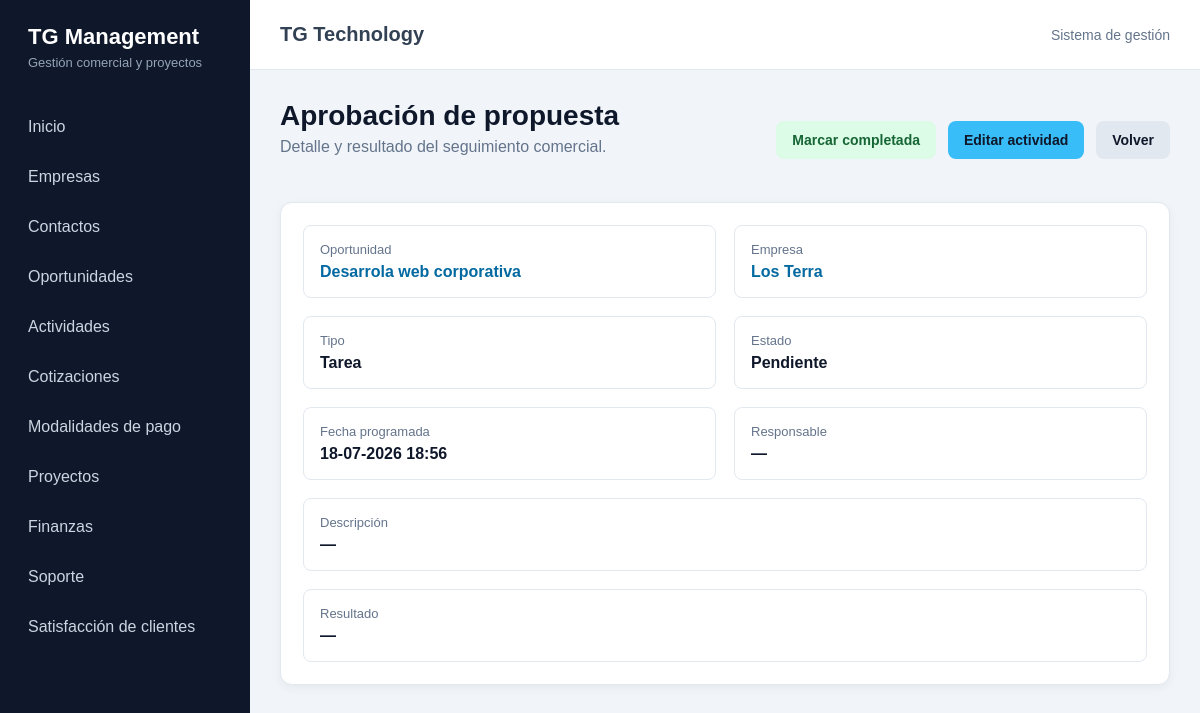
The page /crm/actividades/3/ on the database its author committed.
### crm/models.py (models this page shows, shortened)
class Actividad(models.Model):
    class TipoActividad(models.TextChoices):
        LLAMADA = "LLAMADA", "Llamada"
        CORREO = "CORREO", "Correo electrónico"
        REUNION = "REUNION", "Reunión"
        TAREA = "TAREA", "Tarea"
        WHATSAPP = "WHATSAPP", "WhatsApp"
        OTRO = "OTRO", "Otro"
    class EstadoActividad(models.TextChoices):
        PENDIENTE = "PENDIENTE", "Pendiente"
        COMPLETADA = "COMPLETADA", "Completada"
        CANCELADA = "CANCELADA", "Cancelada"
    oportunidad = models.ForeignKey(
        Oportunidad,
        verbose_name="Oportunidad",
        on_delete=models.CASCADE,
        related_name="actividades",
    )
    tipo = models.CharField(
        "Tipo de actividad",
        max_length=20,
        choices=TipoActividad.choices,
        default=TipoActividad.TAREA,
    )
    asunto = models.CharField(
        "Asunto",
        max_length=200,
    )
    descripcion = models.TextField(
        "Descripción",
        blank=True,
    )
    fecha_programada = models.DateTimeField(
        "Fecha programada",
    )
    estado = models.CharField(
        "Estado",
        max_length=20,
        choices=EstadoActividad.choices,
        default=EstadoActividad.PENDIENTE,
    )
    responsable = models.ForeignKey(
        settings.AUTH_USER_MODEL,
        verbose_name="Responsable",
        on_delete=models.SET_NULL,
        null=True,
        blank=True,
        related_name="actividades_asignadas",
    )
    resultado = models.TextField(
        "Resultado",
        blank=True,
    )
    fecha_creacion = models.DateTimeField(
        "Fecha de creación",
        auto_now_add=True,
    )
    fecha_actualizacion = models.DateTimeField(
        "Última actualización",
        auto_now=True,
    )
    class Meta:
        verbose_name = "Actividad"
        verbose_name_plural = "Actividades"
        ordering = ["fecha_programada","-fecha_creacion",]

class Oportunidad(models.Model):
    class Etapa(models.TextChoices):
        NUEVA = "NUEVA", "Nueva"
        CONTACTADA = "CONTACTADA", "Contactada"
        REQUERIMIENTOS = "REQUERIMIENTOS", "Levantamiento de requerimientos"
        PROPUESTA = "PROPUESTA", "Propuesta enviada"
        NEGOCIACION = "NEGOCIACION", "Negociación"
        GANADA = "GANADA", "Ganada"
        PERDIDA = "PERDIDA", "Perdida"
        PAUSADA = "PAUSADA", "Pausada"
    class Prioridad(models.TextChoices):
        BAJA = "BAJA", "Baja"
        MEDIA = "MEDIA", "Media"
        ALTA = "ALTA", "Alta"
        URGENTE = "URGENTE", "Urgente"
    titulo = models.CharField(
        "Nombre de la oportunidad",
        max_length=200,
    )
    empresa = models.ForeignKey(
        Empresa,
        verbose_name="Empresa",
        on_delete=models.PROTECT,
        related_name="oportunidades",
    )
    contacto = models.ForeignKey(
        Contacto,
        verbose_name="Contacto",
        on_delete=models.SET_NULL,
        null=True,
        blank=True,
        related_name="oportunidades",
    )
    descripcion = models.TextField(
        "Descripción",
        blank=True,
    )
    servicio_interes = models.CharField(
        "Servicio de interés",
        max_length=150,
        blank=True,
    )
    etapa = models.CharField(
        "Etapa",
        max_length=30,
        choices=Etapa.choices,
        default=Etapa.NUEVA,
    )
    prioridad = models.CharField(
        "Prioridad",
        max_length=20,
        choices=Prioridad.choices,
        default=Prioridad.MEDIA,
    )
    valor_estimado = models.DecimalField(
        "Valor estimado",
        max_digits=14,
        decimal_places=2,
        default=0,
    )
    probabilidad = models.PositiveSmallIntegerField(
        "Probabilidad de cierre (%)",
        default=10,
    )
    fecha_estimada_cierre = models.DateField(
        "Fecha estimada de cierre",
        null=True,
        blank=True,
    )
    motivo_perdida = models.TextField(
        "Motivo de pérdida",
        blank=True,
    )
    responsable = models.ForeignKey(
        settings.AUTH_USER_MODEL,
        verbose_name="Responsable",
        on_delete=models.SET_NULL,
        null=True,
        blank=True,
        related_name="oportunidades_asignadas",
    )
    fecha_creacion = models.DateTimeField(
        "Fecha de creación",
        auto_now_add=True,
    )
    fecha_actualizacion = models.DateTimeField(
        "Última actualización",
        auto_now=True,
    )
    class Meta:
        verbose_name = "Oportunidad"
        verbose_name_plural = "Oportunidades"
        ordering = ["-fecha_creacion"]

class Empresa(models.Model):
    class TipoEmpresa(models.TextChoices):
        PROSPECTO = "PROSPECTO", "Prospecto"
        CLIENTE = "CLIENTE", "Cliente"
        PROVEEDOR = "PROVEEDOR", "Proveedor"
        PARTNER = "PARTNER", "Partner"
    class EstadoEmpresa(models.TextChoices):
        ACTIVA = "ACTIVA", "Activa"
        INACTIVA = "INACTIVA", "Inactiva"
    razon_social = models.CharField(
        "Razón social",
        max_length=200,
    )
    nombre_fantasia = models.CharField(
        "Nombre de fantasía",
        max_length=200,
        blank=True,
    )
    rut = models.CharField(
        "RUT",
        max_length=20,
        blank=True,
        unique=True,
        null=True,
    )
    tipo = models.CharField(
        "Tipo de empresa",
        max_length=20,
        choices=TipoEmpresa.choices,
        default=TipoEmpresa.PROSPECTO,
    )
    rubro = models.CharField(
        "Rubro",
        max_length=150,
        blank=True,
    )
    sitio_web = models.URLField(
        "Sitio web",
        blank=True,
    )
    telefono = models.CharField(
        "Teléfono",
        max_length=30,
        blank=True,
    )
    email = models.EmailField(
        "Correo electrónico",
        blank=True,
    )
    direccion = models.CharField(
        "Dirección",
        max_length=250,
        blank=True,
    )
    comuna = models.CharField(
        "Comuna",
        max_length=100,
        blank=True,
    )
    region = models.CharField(
        "Región",
        max_length=100,
        blank=True,
    )
    estado = models.CharField(
        "Estado",
        max_length=20,
        choices=EstadoEmpresa.choices,
        default=EstadoEmpresa.ACTIVA,
    )
    observaciones = models.TextField(
        "Observaciones",
        blank=True,
    )
    creado_por = models.ForeignKey(
        settings.AUTH_USER_MODEL,
        verbose_name="Creado por",
        on_delete=models.SET_NULL,
        null=True,
        blank=True,
        related_name="empresas_creadas",
    )
    fecha_creacion = models.DateTimeField(
        "Fecha de creación",
        auto_now_add=True,
    )
    fecha_actualizacion = models.DateTimeField(
        "Última actualización",
        auto_now=True,
    )
    class Meta:
        verbose_name = "Empresa"
        verbose_name_plural = "Empresas"
        ordering = ["razon_social"]
    def __str__(self):
        return self.nombre_fantasia or self.razon_social

### crm/views.py (the view)
def actividad_detalle(request, pk):
    actividad = get_object_or_404(
        Actividad.objects.select_related(
            "oportunidad",
            "oportunidad__empresa",
            "oportunidad__contacto",
            "responsable",
        ),
        pk=pk,
    )
    contexto = {
        "actividad": actividad,
    }
    return render(
        request,
        "crm/actividad_detalle.html",
        contexto,
    )

### crm/templates/crm/actividad_detalle.html (shortened to what this page needs)
{% extends "core/base.html" %}
{% block content %}
    <div class="acciones">
        <div class="encabezado-pagina">
            <h1>{{ actividad.asunto }}</h1>
            <p>
                Detalle y resultado del seguimiento comercial.
            </p>
        </div>
        <div class="grupo-botones">
            {% if actividad.estado != "Completada" %}
                <form
                    method="post"
                    action="{% url 'crm:actividad_completar' actividad.pk %}"
                    class="formulario-inline"
                >
                    <button
                        type="submit"
                        class="boton boton-exito"
                    >
                        Marcar completada
                    </button>
                </form>
            {% endif %}
            <a
                href="{% url 'crm:actividad_editar' actividad.pk %}"
                class="boton"
            >
                Editar actividad
            </a>
            <a
                href="{% url 'crm:actividad_lista' %}"
                class="boton boton-secundario"
            >
                Volver
            </a>
        </div>
    </div>
    <div class="panel">
        <div class="detalle-grid">
            <div class="detalle-item">
                <p>Oportunidad</p>
                <strong>
                    <a
                        href="{% url 'crm:oportunidad_detalle' actividad.oportunidad.pk %}"
                        class="enlace-tabla"
                    >
                        {{ actividad.oportunidad.titulo }}
                    </a>
                </strong>
            </div>
            <div class="detalle-item">
                <p>Empresa</p>
                <strong>
                    <a
                        href="{% url 'crm:empresa_detalle' actividad.oportunidad.empresa.pk %}"
                        class="enlace-tabla"
                    >
                        {{ actividad.oportunidad.empresa }}
                    </a>
                </strong>
            </div>
            <div class="detalle-item">
                <p>Tipo</p>
                <strong>{{ actividad.get_tipo_display }}</strong>
            </div>
            <div class="detalle-item">
                <p>Estado</p>
                <strong>{{ actividad.get_estado_display }}</strong>
            </div>
            <div class="detalle-item">
                <p>Fecha programada</p>
                <strong>
                    {{ actividad.fecha_programada|date:"d-m-Y H:i" }}
                </strong>
            </div>
            <div class="detalle-item">
                <p>Responsable</p>
                <strong>
                    {{ actividad.responsable|default:"—" }}
                </strong>
            </div>
            <div class="detalle-item campo-completo">
                <p>Descripción</p>
                <strong>
                    {{ actividad.descripcion|default:"—"|linebreaksbr }}
                </strong>
            </div>
            <div class="detalle-item campo-completo">
                <p>Resultado</p>
                <strong>
                    {{ actividad.resultado|default:"—"|linebreaksbr }}
                </strong>
            </div>
        </div>
    </div>
{% endblock %}

### core/static/core/css/styles.css (style rules this page uses)
:root { --color-principal: #0f172a; --color-secundario: #1e293b; --color-acento: #38bdf8; --color-fondo: #f1f5f9; --color-blanco: #ffffff; --color-texto: #334155; --color-texto-secundario: #64748b; --color-borde: #e2e8f0; --color-exito: #16a34a; --color-advertencia: #d97706; --color-peligro: #b91c1c; --sombra-suave: 0 3px 10px rgba(15, 23, 42, 0.05); }
* { box-sizing: border-box; margin: 0; padding: 0; }
body { min-height: 100vh; font-family: Arial, Helvetica, sans-serif; background-color: var(--color-fondo); color: var(--color-texto); }
.encabezado-pagina { margin-bottom: 24px; }
.encabezado-pagina h1 { margin-bottom: 6px; font-size: 28px; color: var(--color-principal); }
.encabezado-pagina p { color: var(--color-texto-secundario); }
.panel { padding: 22px; border: 1px solid var(--color-borde); border-radius: 12px; background-color: var(--color-blanco); box-shadow: var(--sombra-suave); }
.enlace-tabla { color: #0369a1; font-weight: 600; text-decoration: none; }
.acciones { display: flex; justify-content: space-between; align-items: center; gap: 16px; margin-bottom: 22px; }
.grupo-botones { display: flex; align-items: center; gap: 12px; }
.boton { display: inline-block; padding: 11px 16px; border: none; border-radius: 8px; background-color: var(--color-acento); color: var(--color-principal); font-family: inherit; font-size: 14px; font-weight: 700; text-align: center; text-decoration: none; cursor: pointer; transition: opacity 0.2s ease, transform 0.2s ease; }
.boton-secundario { background-color: #e2e8f0; color: var(--color-principal); }
.campo-completo { grid-column: 1 / -1; }
.detalle-grid { display: grid; grid-template-columns: repeat(2, minmax(240px, 1fr)); gap: 18px; }
.detalle-item { padding: 16px; border: 1px solid var(--color-borde); border-radius: 8px; }
.detalle-item p { margin-bottom: 6px; font-size: 13px; color: var(--color-texto-secundario); }
.detalle-item strong { color: var(--color-principal); }
.formulario-inline { display: inline-flex; margin: 0; }
.boton-exito { background-color: #dcfce7; color: #166534; }
.detalle-item.campo-completo { grid-column: 1 / -1; }
.detalle-item strong a { color: #0369a1; }
.formulario-inline { display: inline; margin: 0; }

### rows shown on the page
Actividad: asunto "Aprobación de propuesta", oportunidad.titulo "Desarrola web corporativa", oportunidad.empresa "Los Terra", tipo "Tarea", estado "Pendiente", fecha_programada "18-07-2026 18:56", responsable "—", descripcion "—", resultado "—"
